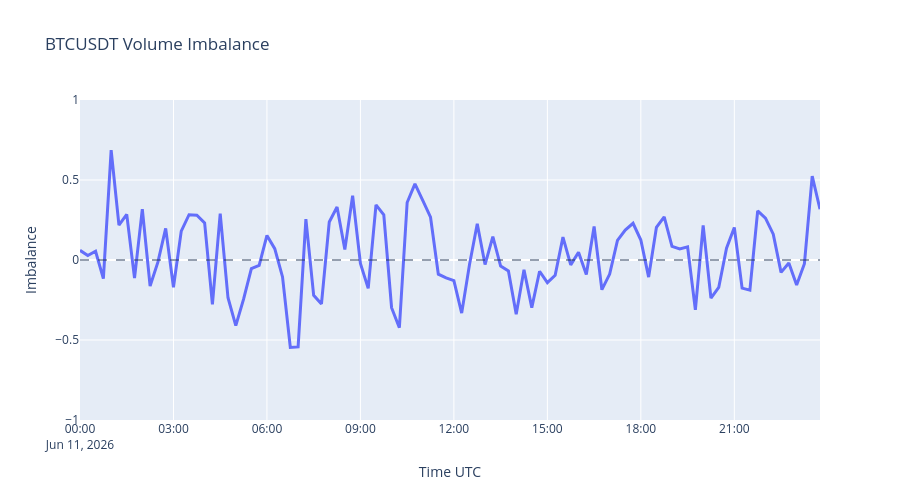

This figure's notebook cell:
### Code cell
fig = go.Figure()

fig.add_trace(
    go.Scatter(
        x=df_5min.index,
        y=df_5min["volume_imbalance"],
        mode="lines",
        name="Volume imbalance",
        line={"width": 3},
    )
)

fig.add_hline(
    y=0,
    line_width=1,
    line_dash="dash",
)

fig.update_layout(
    title="BTCUSDT Volume Imbalance",
    xaxis_title="Time UTC",
    yaxis_title="Imbalance",
    hovermode="x unified",
    height=500,
)

fig.update_yaxes(
    range=[-1, 1]
)

fig.show()
